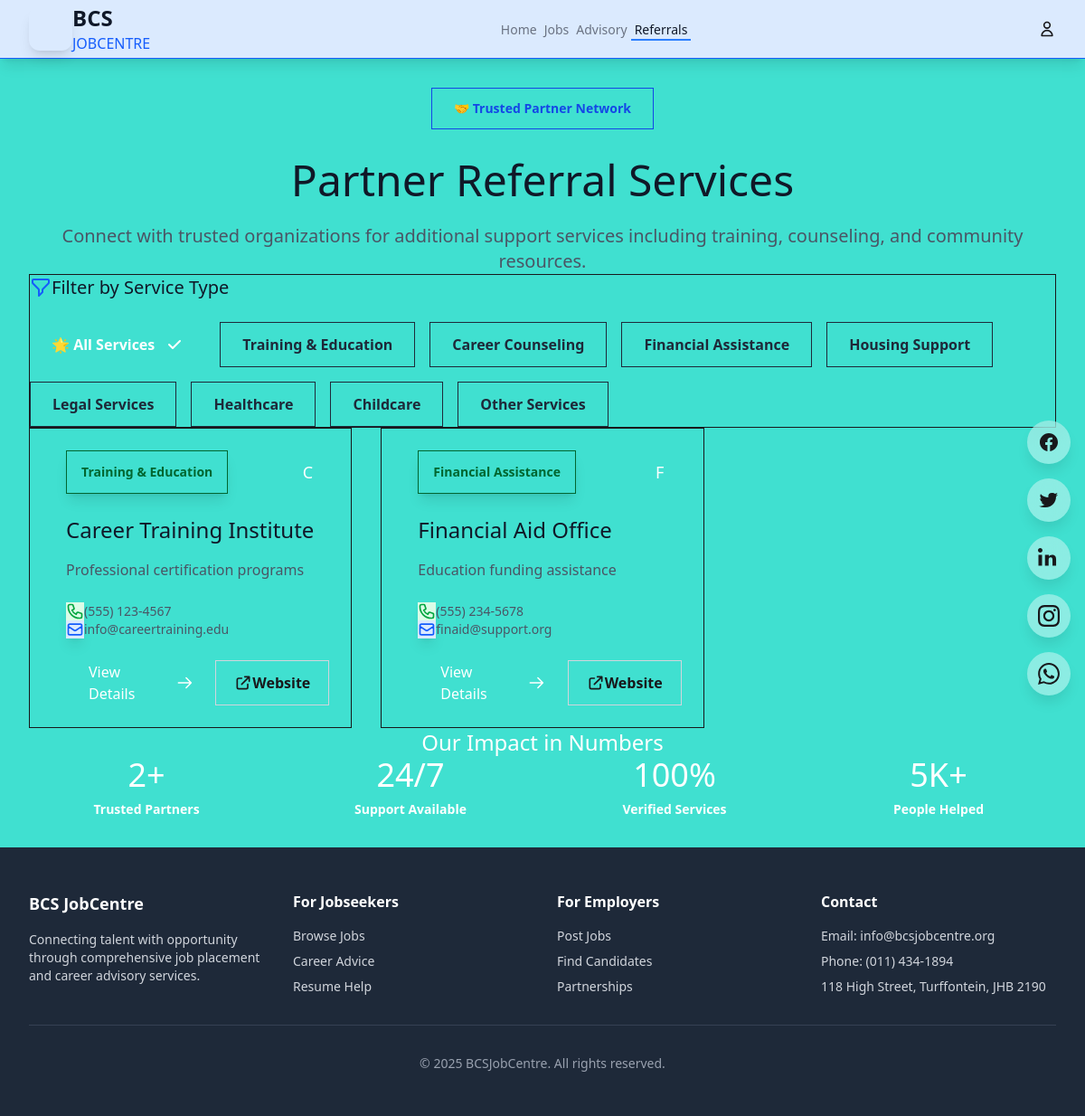
The page /referrals/ on the database its author committed.
### jobs/models.py (models this page shows, shortened)
class ReferralPartner(models.Model):
    CATEGORY_CHOICES = [
        ('training', 'Training & Education'),
        ('counseling', 'Career Counseling'),
        ('financial', 'Financial Assistance'),
        ('housing', 'Housing Support'),
        ('legal', 'Legal Services'),
        ('health', 'Healthcare'),
        ('childcare', 'Childcare'),
        ('other', 'Other Services'),
    ]
    name = models.CharField(max_length=200)
    category = models.CharField(max_length=20, choices=CATEGORY_CHOICES)
    description = models.TextField()
    contact_info = models.TextField()
    website = models.URLField(blank=True)
    phone = models.CharField(max_length=20, blank=True)
    email = models.EmailField(blank=True)
    address = models.TextField(blank=True)
    is_active = models.BooleanField(default=True)

### jobs/views.py (the view)
# urls.py: path("referrals/", referrals_home, name="referrals_home"),
def referrals_home(request):
    categories = ReferralPartner.CATEGORY_CHOICES
    partners = ReferralPartner.objects.filter(is_active=True)
    category_filter = request.GET.get('category')
    if category_filter:
        partners = partners.filter(category=category_filter)
    context = {
        'partners': partners,
        'categories': categories,
        'selected_category': category_filter,
    }
    return render(request, 'jobs/referrals_home.html', context)

### templates/jobs/referrals_home.html (shortened to what this page needs)
{% extends 'base.html' %}
{% load currency_filters %}
{% block content %}
<div class="max-w-7xl mx-auto px-4 sm:px-6 lg:px-8 py-8">
    <div class="text-center mb-16 relative overflow-hidden">
        <div class="relative">
            <div class="inline-flex items-center px-6 py-3 rounded-2xl bg-white/20 backdrop-blur-sm border border-white/30 text-blue-700 text-sm font-bold mb-8 shadow-2xl">
                🤝 Trusted Partner Network
            </div>
            <h1 class="text-5xl font-black text-gray-900 mb-6">
                Partner <span class="text-transparent bg-clip-text bg-gradient-to-r from-green-600 via-blue-600 to-purple-600">Referral</span> Services
            </h1>
            <p class="text-xl text-gray-600 max-w-3xl mx-auto font-medium leading-relaxed">
                Connect with trusted organizations for additional support services including training, counseling, and community resources.
            </p>
        </div>
    </div>
    <div class="bg-white/80 backdrop-blur-xl rounded-3xl shadow-2xl p-8 mb-12 border border-white/60">
        <h2 class="text-xl font-black text-gray-900 mb-6 flex items-center">
            Filter by Service Type
        </h2>
        <div class="flex flex-wrap gap-4">
            <a href="{% url 'referrals_home' %}"
               class="group relative inline-flex items-center px-6 py-3 rounded-2xl text-base font-bold transition-all duration-300 transform hover:-translate-y-1
                      {% if not selected_category %}
                        bg-gradient-to-r from-green-500 to-blue-500 text-white shadow-2xl scale-105 ring-3 ring-blue-400/50 ring-offset-2 ring-offset-white
                      {% else %}
                        bg-white/80 text-gray-800 hover:bg-white hover:text-blue-600 hover:shadow-xl hover:scale-105 border border-gray-200/50
                      {% endif %}">
                🌟 All Services
                {% if not selected_category %}
                    <div class="ml-3 w-5 h-5 bg-white/20 rounded-full flex items-center justify-center">
                        <svg class="w-3 h-3 text-white" fill="currentColor" viewBox="0 0 20 20">
                            <path fill-rule="evenodd" d="M16.707 5.293a1 1 0 010 1.414l-8 8a1 1 0 01-1.414 0l-4-4a1 1 0 011.414-1.414L8 12.586l7.293-7.293a1 1 0 011.414 0z" clip-rule="evenodd"/>
                        </svg>
                    </div>
                {% endif %}
            </a>
        <div class="social-stack">
            <a href="https://facebook.com" target="_blank" class="social-icon facebook-icon">
                <svg fill="currentColor" viewBox="0 0 24 24">
                    <path d="M22 12c0-5.523-4.477-10-10-10S2 6.477 2 12c0 5 3.657 9.128 8.438 9.878v-6.988H8.078V12h2.36v-1.708c0-2.332 1.38-3.624 3.497-3.624.999 0 2.043.178 2.043.178v2.25h-1.15c-1.136 0-1.49.706-1.49 1.428V12h2.533l-.405 2.89h-2.128v6.988C18.343 21.128 22 17 22 12z"/>
                </svg>
            </a>
            <a href="https://twitter.com" target="_blank" class="social-icon twitter-icon">
            </a>
            <a href="https://linkedin.com" target="_blank" class="social-icon linkedin-icon">
                <svg fill="currentColor" viewBox="0 0 24 24">
                    <path d="M4.98 3.5C4.98 4.88 3.88 6 2.5 6S0 4.88 0 3.5 1.12 1 2.5 1 4.98 2.12 4.98 3.5zM.5 8.5h4v12h-4v-12zM8.5 8.5h3.6v1.7h.05c.5-.9 1.7-1.8 3.5-1.8 3.7 0 4.4 2.4 4.4 5.5v6.6h-4v-5.9c0-1.4 0-3.3-2-3.3s-2.3 1.5-2.3 3.2v6h-4v-12z"/>
                </svg>
            </a>
            <a href="https://instagram.com" target="_blank" class="social-icon instagram-icon">
            </a>
            <a href="https://wa.me/1234567890" target="_blank" class="social-icon whatsapp-icon">
            </a>
        </div>
            {% for value, label in categories %}
            <a href="{% url 'referrals_home' %}?category={{ value }}"
               class="group relative inline-flex items-center px-6 py-3 rounded-2xl text-base font-bold transition-all duration-300 transform hover:-translate-y-1
                      {% if selected_category == value %}
                        bg-gradient-to-r from-green-500 to-blue-500 text-white shadow-2xl scale-105 ring-3 ring-blue-400/50 ring-offset-2 ring-offset-white
                      {% else %}
                        bg-white/80 text-gray-800 hover:bg-white hover:text-blue-600 hover:shadow-xl hover:scale-105 border border-gray-200/50
                      {% endif %}">
                {{ label }}
            </a>
            {% endfor %}
        </div>
    </div>
    <div class="grid gap-8 md:grid-cols-2 lg:grid-cols-3">
        {% for partner in partners %}
        <div class="group bg-white/90 backdrop-blur-sm rounded-3xl shadow-2xl overflow-hidden border border-white/60 hover:shadow-3xl transition-all duration-500 hover:-translate-y-3 relative">
            <div class="p-6 relative">
                <div class="flex items-start justify-between mb-6 ml-4">
                    <span class="inline-flex items-center px-4 py-2 rounded-2xl text-sm font-bold bg-gradient-to-r from-green-100 to-blue-100 text-green-800 border border-green-200/50 group-hover:from-green-200 group-hover:to-blue-200 transition-all duration-300 shadow-lg">
                        {{ partner.get_category_display }}
                    </span>
                    <div class="w-12 h-12 bg-gradient-to-br from-green-500 to-blue-500 rounded-2xl flex items-center justify-center text-white text-lg font-black group-hover:scale-110 group-hover:rotate-12 transition-all duration-500 shadow-2xl">
                        {{ partner.name|first }}
                    </div>
                </div>
                <div class="ml-4">
                    <h3 class="text-2xl font-black text-gray-900 mb-4 group-hover:text-gray-800 transition-colors duration-300 leading-tight">
                        {{ partner.name }}
                    </h3>
                    <p class="text-gray-600 mb-6 group-hover:text-gray-700 transition-colors duration-300 leading-relaxed text-base">
                        {{ partner.description|truncatewords:25 }}
                    </p>
                </div>
                <div class="space-y-3 mb-6 ml-4">
                    {% if partner.phone %}
                    <div class="flex items-center text-sm text-gray-600 group-hover:text-gray-700 transition-colors duration-300 font-medium">
                        <div class="w-10 h-10 bg-green-100 rounded-2xl flex items-center justify-center mr-4 group-hover:bg-green-200 group-hover:scale-110 transition-all duration-300 shadow-lg">
                        </div>
                        {{ partner.phone }}
                    </div>
                    {% endif %}
                    {% if partner.email %}
                    <div class="flex items-center text-sm text-gray-600 group-hover:text-gray-700 transition-colors duration-300 font-medium">
                        <div class="w-10 h-10 bg-blue-100 rounded-2xl flex items-center justify-center mr-4 group-hover:bg-blue-200 group-hover:scale-110 transition-all duration-300 shadow-lg">
                            <svg class="h-5 w-5 text-blue-600" fill="none" viewBox="0 0 24 24" stroke="currentColor">
                                <path stroke-linecap="round" stroke-linejoin="round" stroke-width="2" d="M3 8l7.89 5.26a2 2 0 002.22 0L21 8M5 19h14a2 2 0 002-2V7a2 2 0 00-2-2H5a2 2 0 00-2 2v10a2 2 0 002 2z"/>
                            </svg>
                        </div>
                        {{ partner.email }}
                    </div>
                    {% endif %}
                </div>
                <div class="flex space-x-3 ml-4">
                    <a href="{% url 'referral_partner_detail' partner.id %}"
                       class="group/btn flex-1 inline-flex justify-center items-center px-6 py-3.5 border border-transparent text-base font-black rounded-2xl shadow-2xl transition-all duration-300 transform hover:-translate-y-1 bg-gradient-to-r from-green-500 to-blue-500 text-white hover:from-green-600 hover:to-blue-600 hover:shadow-3xl">
                        View Details
                        <svg class="w-5 h-5 ml-3 group-hover/btn:translate-x-2 transition-transform duration-300" fill="none" stroke="currentColor" viewBox="0 0 24 24">
                            <path stroke-linecap="round" stroke-linejoin="round" stroke-width="2" d="M14 5l7 7m0 0l-7 7m7-7H3"/>
                        </svg>
                    </a>
                    {% if partner.website %}
                    <a href="{{ partner.website }}" target="_blank"
                       class="group/website inline-flex items-center px-5 py-3.5 border border-gray-300 text-base font-bold rounded-2xl text-gray-700 bg-white/80 hover:bg-white hover:border-gray-400 transition-all duration-300 transform hover:-translate-y-1 hover:shadow-xl">
                        Website
                    </a>
                    {% endif %}
                </div>
            </div>
        </div>
        {% endfor %}
    </div>
    <div class="mt-20 bg-gradient-to-r from-green-600 via-blue-600 to-purple-600 rounded-3xl p-12 text-white shadow-3xl relative overflow-hidden">
        <div class="relative">
            <h3 class="text-2xl font-black text-center mb-10 text-white/90">Our Impact in Numbers</h3>
            <div class="grid grid-cols-2 md:grid-cols-4 gap-8">
                <div class="text-center group">
                    <div class="text-4xl font-black mb-2 group-hover:scale-110 transition-transform duration-300">{{ partners|length }}+</div>
                    <div class="text-green-100 text-sm font-bold">Trusted Partners</div>
                </div>
                <div class="text-center group">
                    <div class="text-4xl font-black mb-2 group-hover:scale-110 transition-transform duration-300">24/7</div>
                    <div class="text-green-100 text-sm font-bold">Support Available</div>
                </div>
                <div class="text-center group">
                    <div class="text-4xl font-black mb-2 group-hover:scale-110 transition-transform duration-300">100%</div>
                    <div class="text-green-100 text-sm font-bold">Verified Services</div>
                </div>
                <div class="text-center group">
                    <div class="text-4xl font-black mb-2 group-hover:scale-110 transition-transform duration-300">5K+</div>
                    <div class="text-green-100 text-sm font-bold">People Helped</div>
                </div>
            </div>
        </div>
    </div>
</div>
{% endblock %}

### templates/base.html (style rules this page uses)
body { background: turquoise; }
.social-stack { position: fixed; right: 16px; top: 50%; transform: translateY(-50%); z-index: 50; display: flex; flex-direction: column; gap: 16px; }
.social-icon { display: flex; align-items: center; justify-content: center; width: 48px; height: 48px; border-radius: 50%; background: rgba(255, 255, 255, 0.4); backdrop-filter: blur(12px); box-shadow: 0 10px 15px -3px rgba(0, 0, 0, 0.1); transition: all 0.3s ease; text-decoration: none; }
.social-icon svg { width: 24px; height: 24px; }

### rows shown on the page
ReferralPartner: category "Training & Education", name|first "C", name "Career Training Institute", description "Professional certification programs", phone "(555) 123-4567", email "info@careertraining.edu"
ReferralPartner: category "Financial Assistance", name|first "F", name "Financial Aid Office", description "Education funding assistance", phone "(555) 234-5678", email "finaid@support.org"

### other values the page prints
{{ label }} "Training & Education" "Career Counseling" "Financial Assistance" "Housing Support" "Legal Services" "Healthcare" "Childcare" "Other Services"
{{ partners|length }} "2"
